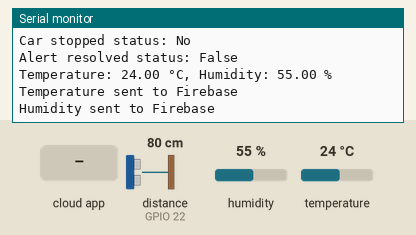
Simulated run of this sketch. Board: ESP32. Shown: the last lines printed to the serial monitor. Wiring (inferred from the names in the program): ultrasonic range finder: trigger GPIO 23; echo GPIO 22. The test bench sets the inputs (shaded band); at power-on: temperature 24 °C, distance to the obstacle (sensor on GPIO 22) 80 cm, humidity 55 %. The echo pulse lasts 58.3 µs per cm; WiFi joins after 1.5 s; servers stay silent unless stated; network time is answered at once with the bench clock; the local clock reads 2024-03-15 10:24:30 at power-on unless the sketch sets it; the Firebase database answers and starts empty; not simulated (calls return 0 or success): credentials.h.

Above: at 3.0 s.
3.1 s: temperature set to 1 °C
At 9.1 s:
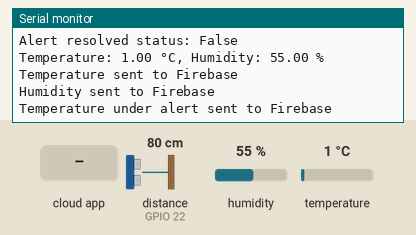
9.7 s: the phone or cloud app sets stopped to 1
At 13.49 s:
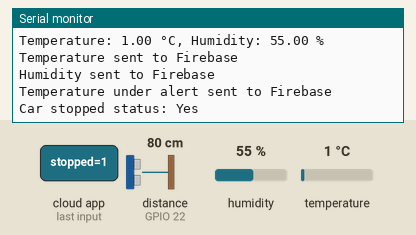
15.0 s: distance to the obstacle (sensor on GPIO 22) set to 2 cm
At 19.41 s:
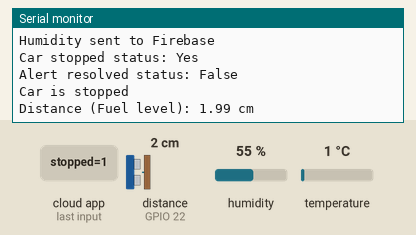
21.0 s: the phone or cloud app sets is_resolved to 1
At 25.62 s:
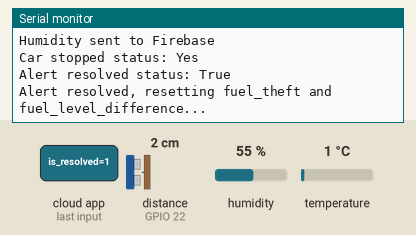
26.9 s: distance to the obstacle (sensor on GPIO 22) set to 9 cm
At 31.83 s:
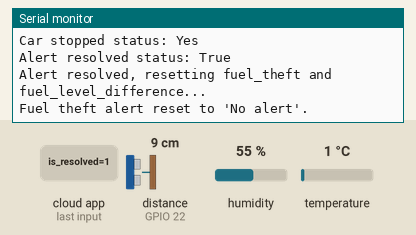
33.5 s: temperature set to 12 °C
At 39.3 s:
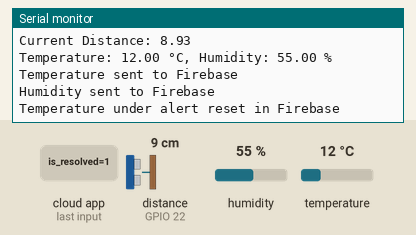
Timing chart, 0 to 40.8 s (numbered marks = the images above; inputs shaded):
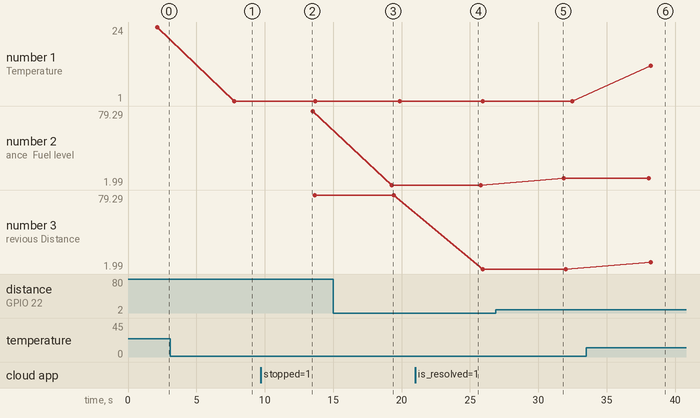

The sketch:

All_Integrated.ino
```cpp
/*
  Project: Diesel Theft Monitoring System
  Description:
  This Arduino-based project monitors fuel levels in a vehicle's tank to detect fuel theft or refueling activities. It utilizes a DHT22 sensor to measure temperature and humidity, an HC-SR04 ultrasonic sensor to determine the fuel level, and Firebase for real-time data monitoring and alert notifications.

  Key Features:
  - Connects to Wi-Fi to communicate with Firebase.
  - Measures temperature and humidity using the DHT22 sensor.
  - Uses the HC-SR04 ultrasonic sensor to calculate the distance (fuel level) in the tank.
  - Sends temperature, humidity, and fuel level data to Firebase.
  - Monitors the status of the vehicle (stopped or in motion) by fetching data from Firebase.
  - Detects significant changes in fuel level and sends alerts for potential fuel theft or refueling incidents.
  - Sends alerts for temperature limits exceeded or fallen below.
  - Utilizes NTPClient to synchronize time and date for accurate logging of alerts.

  Components Used:
  - ESP32 Microcontroller
  - DHT22 Temperature and Humidity Sensor
  - HC-SR04 Ultrasonic Distance Sensor
  - Firebase Database
  - Wi-Fi Module for Internet Connectivity

*/


#include <WiFi.h>
#include <FirebaseESP32.h>
#include <time.h>  // Include time.h for current time
#include <WiFiUdp.h>
#include <NTPClient.h>  // Include NTPClient library
#include "credentials.h"
#include "DHT.h"


// Wi-Fi credentials
#define DHTPIN 4  // Pin where DHT is connected
#define DHTTYPE DHT22  // Change to DHT11 if necessary
#define TEMP_UPPER_LIMIT 50.0  // Set your upper temperature limit in Celsius
#define TEMP_LOWER_LIMIT 10.0
DHT dht(DHTPIN, DHTTYPE);
// HC-SR04 connections
#define TRIG_PIN 23  // Trig pin connected to GPIO 23
#define ECHO_PIN 22  // Echo pin connected to GPIO 22

FirebaseData firebaseData;
FirebaseAuth auth;
FirebaseConfig config;
bool tempExceededAlertSent = false;
bool tempUnderAlertSent = false;
// NTP Client
WiFiUDP ntpUDP;
NTPClient timeClient(ntpUDP, "pool.ntp.org", 19800, 60000); // GMT+5:30 offset

long duration;
float distance;
float previousDistance = 0;  // To store the previous distance reading
bool carStopped = false;      // To track if the car is stopped
const float THRESHOLD = 2.0;  // Threshold for detecting a significant decrease/increase in distance (in cm)

void setup() {
  Serial.begin(115200);

  // Initialize GPIO pins
  pinMode(TRIG_PIN, OUTPUT);
  pinMode(ECHO_PIN, INPUT);

  // Connect to Wi-Fi
  WiFi.begin(WIFI_SSID, WIFI_PASSWORD);
  while (WiFi.status() != WL_CONNECTED) {
    delay(500);
    Serial.print(".");  // Indicate connection attempt
  }
  Serial.println("Connected to Wi-Fi");

  // Configure Firebase
  config.api_key = API_KEY;  // Set the API key
  config.database_url = FIREBASE_HOST;  // Set the Firebase database URL

  // Sign in anonymously
  if (Firebase.signUp(&config, &auth, "", "")) {
    Serial.println("Firebase Anonymous Authentication succeeded");
  } else {
    Serial.printf("Firebase sign up failed, %s\n", config.signer.signupError.message.c_str());
  }

  Firebase.begin(&config, &auth);  // Initialize Firebase
  Firebase.reconnectWiFi(true);  // Reconnect to Wi-Fi if connection is lost

  // Set initial values in Firebase for fuel_theft
  Serial.println("Attempting to set fuel_theft to 'No alert'...");
  if (Firebase.setString(firebaseData, "/alerts/fuel_theft", "No alert")) {
    Serial.println("Successfully initialized fuel_theft to 'No alert'.");
  } else {
    Serial.println("Failed to initialize fuel_theft.");
    Serial.println(firebaseData.errorReason());  // Print detailed error message
  }

  // Set initial values in Firebase for fuel_level_difference
  Serial.println("Attempting to set fuel_level_difference to 0...");
  if (Firebase.setFloat(firebaseData, "/alerts/fuel_level_difference", 0.0)) {
    Serial.println("Successfully initialized fuel_level_difference to 0.");
  } else {
    Serial.println("Failed to initialize fuel_level_difference.");
    Serial.println(firebaseData.errorReason());  // Print detailed error message
  }
  dht.begin();
}

void loop() {
  // Fetch the carStopped status from Firebase in every loop iteration
    // Update the previous distance
    moniterFuel();
    monitorTemperatureHumidity();

  delay(5000);  // Delay for 5 seconds before next iteration
}

void moniterFuel()
{
  if (Firebase.getBool(firebaseData, "/car_status/stopped")) {
    carStopped = firebaseData.boolData();  // Update the carStopped variable based on Firebase data
    Serial.print("Car stopped status: ");
    Serial.println(carStopped ? "Yes" : "No");
  } else {
    Serial.println("Failed to get car status from Firebase");
    Serial.println(firebaseData.errorReason());
  }

  // Fetch the is_resolved status from Firebase
  bool isResolved;
  if (Firebase.getBool(firebaseData, "/alerts/is_resolved")) {
    isResolved = firebaseData.boolData();  // Update the isResolved variable based on Firebase data
    Serial.print("Alert resolved status: ");
    Serial.println(isResolved ? "True" : "False");

    // If alert is resolved, reset fuel_theft and fuel_level_difference
    if (isResolved) {
      Serial.println("Alert resolved, resetting fuel_theft and fuel_level_difference...");

      // Reset fuel_theft to "No alert"
      if (Firebase.setString(firebaseData, "/alerts/fuel_theft", "No alert")) {
        Serial.println("Fuel theft alert reset to 'No alert'.");
      } else {
        Serial.println("Failed to reset fuel theft alert.");
        Serial.println(firebaseData.errorReason());
      }

      // Reset fuel_level_difference to 0
      if (Firebase.setFloat(firebaseData, "/alerts/fuel_level_difference", 0.0)) {
        Serial.println("Fuel level difference reset to 0.");
      } else {
        Serial.println("Failed to reset fuel level difference.");
        Serial.println(firebaseData.errorReason());
      }
    }
  } else {
    Serial.println("Failed to get is_resolved status from Firebase");
    Serial.println(firebaseData.errorReason());
  }

  // Clear the trigger pin
  digitalWrite(TRIG_PIN, LOW);
  delayMicroseconds(2);  // Short delay to ensure the pin is low

  // Send a 10 microsecond pulse to trigger the sensor
  digitalWrite(TRIG_PIN, HIGH);
  delayMicroseconds(10);  // Keep the pin high for 10 microseconds
  digitalWrite(TRIG_PIN, LOW);  // Set the pin low again

  // Measure the echo time in microseconds
  duration = pulseIn(ECHO_PIN, HIGH);

  // Calculate distance in centimeters (speed of sound = 343 m/s)
  distance = duration * 0.034 / 2;  // Convert echo time to distance

  // Update the NTP Client to get the current time
  timeClient.update();  // Update time from NTP server

  // Get formatted time and date
  String timeString = timeClient.getFormattedTime();  // Get current time as string
  unsigned long epochTime = timeClient.getEpochTime();  // Get epoch time
  struct tm *ptm = gmtime((time_t *)&epochTime);  // Convert to broken-down time structure

  int day = ptm->tm_mday;  // Get day of the month
  int month = ptm->tm_mon + 1;  // Get month (tm_mon is 0-11, so add 1)
  int year = ptm->tm_year + 1900;  // Get year (tm_year is years since 1900, so add 1900)

  String dateString = String(day) + "/" + String(month) + "/" + String(year);  // Create date string

  // Check if the car is stopped
  if (carStopped) {
    Serial.println("Car is stopped");

    // Print the distance (Fuel level)
    Serial.print("Distance (Fuel level): ");
    Serial.print(distance);
    Serial.println(" cm");

    // Send the distance to Firebase (fuel level data)
    if (Firebase.setFloat(firebaseData, "/sensor/fuel_level", distance)) {
      Serial.println("Fuel level sent to Firebase");
    } else {
      Serial.println("Failed to send fuel level");
      Serial.println(firebaseData.errorReason());
    }

    // Check if distance has decreased significantly
    if (previousDistance != 0) { // Only compare if previousDistance has been set
      Serial.print("Previous Distance: ");
      Serial.println(previousDistance);
      Serial.print("Current Distance: ");
      Serial.println(distance);

      if (distance < (previousDistance - THRESHOLD)) {
        float difference = previousDistance - distance;  // Calculate the difference
        Serial.println("Fuel Refueling Occurred");  // Alert for fuel refueling

        // Send alert to Firebase
        if (Firebase.setString(firebaseData, "/alerts/fuel_theft", "Fuel Refueling Occurred at Time: " + timeString + " Date: 29/09/2024")) {
          Serial.println("Alert sent to Firebase");
        } else {
          Serial.println("Failed to send alert");
          Serial.println(firebaseData.errorReason());
        }

        // Send the difference in fuel level to Firebase
        if (Firebase.setFloat(firebaseData, "/alerts/fuel_level_difference", difference)) {
          Serial.println("Fuel level difference sent to Firebase");
        } else {
          Serial.println("Failed to send fuel level difference.");
          Serial.println(firebaseData.errorReason());
        }

        // Set is_resolved to false
        if (Firebase.setBool(firebaseData, "/alerts/is_resolved", false)) {
          Serial.println("is_resolved set to false");
        } else {
          Serial.println("Failed to set is_resolved to false.");
          Serial.println(firebaseData.errorReason());
        }
      } else if (distance > (previousDistance + THRESHOLD)) {  // Check for significant increase
        float difference = distance - previousDistance;  // Calculate the difference
        Serial.println("Alert: Possible Fuel Theft Detected");  // Alert for possible fuel theft

        // Send alert to Firebase
        if (Firebase.setString(firebaseData, "/alerts/fuel_theft", "Possible Fuel Theft Detected at Time: " + timeString + " Date: 29/09/2024")) {
          Serial.println("Alert sent to Firebase");
        } else {
          Serial.println("Failed to send alert.");
          Serial.println(firebaseData.errorReason());
        }

        // Send the difference in fuel level to Firebase
        if (Firebase.setFloat(firebaseData, "/alerts/fuel_level_difference", difference)) {
          Serial.println("Fuel level difference sent to Firebase");
        } else {
          Serial.println("Failed to send fuel level difference.");
          Serial.println(firebaseData.errorReason());
        }

        // Set is_resolved to false
        if (Firebase.setBool(firebaseData, "/alerts/is_resolved", false)) {
          Serial.println("is_resolved set to false.");
        } else {
          Serial.println("Failed to set is_resolved to false.");
          Serial.println(firebaseData.errorReason());
        }
      }
    }
  }

  previousDistance = distance;
}

void monitorTemperatureHumidity()
{
  float temp = dht.readTemperature();  // Temperature in Celsius
  float humidity = dht.readHumidity();  // Humidity in %

  // Check if readings are valid
  if (isnan(temp) || isnan(humidity)) {
    Serial.println("Failed to read from DHT sensor!");
  } else {
    Serial.print("Temperature: ");
    Serial.print(temp);
    Serial.print(" °C, Humidity: ");
    Serial.print(humidity);
    Serial.println(" %");

    // Push temperature and humidity data to Firebase
    if (Firebase.setFloat(firebaseData, "/sensor/temperature", temp)) {
      Serial.println("Temperature sent to Firebase");
    } else {
      Serial.println("Failed to send temperature");
      Serial.println(firebaseData.errorReason());
    }

    if (Firebase.setFloat(firebaseData, "/sensor/humidity", humidity)) {
      Serial.println("Humidity sent to Firebase");
    } else {
      Serial.println("Failed to send humidity");
      Serial.println(firebaseData.errorReason());
    }

    // Check if temperature exceeds the upper limit
    if (temp > TEMP_UPPER_LIMIT) {
      // Send alert to Firebase if not already sent
      if (!tempExceededAlertSent) {
        if (Firebase.setString(firebaseData, "/alerts/temperature_alert", "Temperature limit exceeded!")) {
          Serial.println("Temperature exceeded alert sent to Firebase");
          tempExceededAlertSent = true;  // Set alert sent state
        } else {
          Serial.println("Failed to send temperature exceeded alert");
          Serial.println(firebaseData.errorReason());
        }
      }
    } else {
      // Reset the exceeded alert if temperature falls below the upper limit
      if (tempExceededAlertSent) {
        if (Firebase.setString(firebaseData, "/alerts/temperature_alert", "Temperature is back to normal.")) {
          Serial.println("Temperature exceeded alert reset in Firebase");
          tempExceededAlertSent = false;  // Reset alert state
        } else {
          Serial.println("Failed to reset temperature exceeded alert");
          Serial.println(firebaseData.errorReason());
        }
      }
    }

    // Check if temperature falls below the lower limit
    if (temp < TEMP_LOWER_LIMIT) {
      // Send alert to Firebase if not already sent
      if (!tempUnderAlertSent) {
        if (Firebase.setString(firebaseData, "/alerts/temperature_alert", "Temperature limit under!")) {
          Serial.println("Temperature under alert sent to Firebase");
          tempUnderAlertSent = true;  // Set alert sent state
        } else {
          Serial.println("Failed to send temperature under alert");
          Serial.println(firebaseData.errorReason());
        }
      }
    } else {
      // Reset the under alert if temperature rises above the lower limit
      if (tempUnderAlertSent) {
        if (Firebase.setString(firebaseData, "/alerts/temperature_alert", "Temperature is back to normal.")) {
          Serial.println("Temperature under alert reset in Firebase");
          tempUnderAlertSent = false;  // Reset alert state
        } else {
          Serial.println("Failed to reset temperature under alert");
          Serial.println(firebaseData.errorReason());
        }
      }
    }
  }
}
```

Measured:
- after the input at 3.1 s, the serial monitor: prints a new line after 4.7 s (image 1)
- after the input at 9.7 s, the serial monitor: prints a new line after 3.7 s (image 2)
- after the input at 15.0 s, the serial monitor: prints a new line after 4.3 s (image 3)
- after the input at 21.0 s, the serial monitor: prints a new line after 4.5 s (image 4)
- after the input at 33.5 s, the serial monitor: prints a new line after 4.7 s (image 6)
- plotted number 1: 24 → 1 after the input at 3.1 s, 1 → 12 after the input at 33.5 s
- plotted number 2: 79.29 → 1.99 after the input at 15.0 s, 1.99 → 8.93 after the input at 26.9 s
